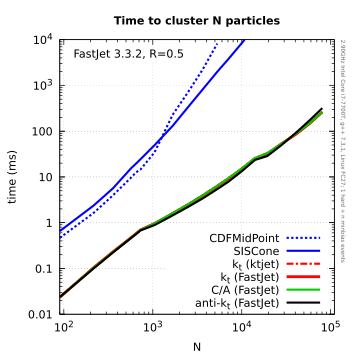

Write the gnuplot code that produced this figure.
reset
set term pdfcairo enhanced size 9cm,9cm
set out 'timings-lecture-notes.pdf'
set colors classic

set title "{/:Bold Time to cluster N particles}"

set xlabel 'N'
set format x "10^{%T}"
set log x
set xrange [90:110000]

set ylabel 'time (ms)'
set log y
set yrange [0.01:10000]
set format y "10^{%T}"
set ytics add ("0.01" 0.01,"0.1" 0.1, "1" 1,"10" 10,"100" 100)

set size square
set macros
set grid
set style textbox opaque noborder

set key bottom right

set label 100 '{/*0.5 2.90GHz Intel Core i7-7700T, g++ 7.3.1, Linux FC27; 1 hard + n minbias events}' at graph 1.04,1 rotate by 270 tc rgb '#666666'

m='< mergeidx.pl -f timings-tellus-fj332-akt050.dat '
radius="0.45"
set label 1 'FastJet 3.3.2, R=0.5' at graph 0.05,0.95 boxed

# just fj30 results
plot m.'"strategy = 202"'  u 1:(1000*$2) w l dt (4,4,4,4)  lw 3 lc 3              t 'CDFMidPoint',\
     m.'"strategy = 204"'  u 1:(1000*$2) w l dt 1          lw 3 lc 3              t 'SISCone',\
     m.'"strategy = 100"'  u 1:(1000*$2) w l dt (12,4,4,4) lw 3 lc 1              t 'k_t (ktjet)',\
     m.'"strategy = 1"'    u 1:(1000*$2) w l dt 1          lw 4 lc 1              t 'k_t (FastJet)',\
     m.'"strategy = 1001"' u 1:(1000*$2) w l dt 1          lw 3 lc rgb "#00cc00"  t 'C/A (FastJet)',\
     m.'"strategy = 2001"' u 1:(1000*$2) w l dt 1          lw 3 lc 7              t 'anti-k_t (FastJet)'

# plot m.'"strategy = 202"'  u 1:(1000*$2) w lp dt (4,4,4,4)  lw 3 lc 3              pt  2 ps 1.0 t 'CDFMidPoint',\
#      m.'"strategy = 204"'  u 1:(1000*$2) w lp dt 1          lw 3 lc 3              pt  7 ps 0.8 t 'SISCone',\
#      m.'"strategy = 100"'  u 1:(1000*$2) w lp dt (12,4,4,4) lw 3 lc 1              pt  9 ps 1.0 t 'k_t (ktjet)',\
#      m.'"strategy = 1"'    u 1:(1000*$2) w lp dt 1          lw 3 lc 1              pt  5 ps 1.0 t 'k_t (FastJet)',\
#      m.'"strategy = 1001"' u 1:(1000*$2) w lp dt 1          lw 3 lc rgb "#00cc00"  pt  6 ps 1.0 t 'C/A (FastJet)',\
#      m.'"strategy = 2001"' u 1:(1000*$2) w lp dt 1          lw 3 lc 7              pt  1 ps 1.0 t 'anti-k_t (FastJet)'

set output
